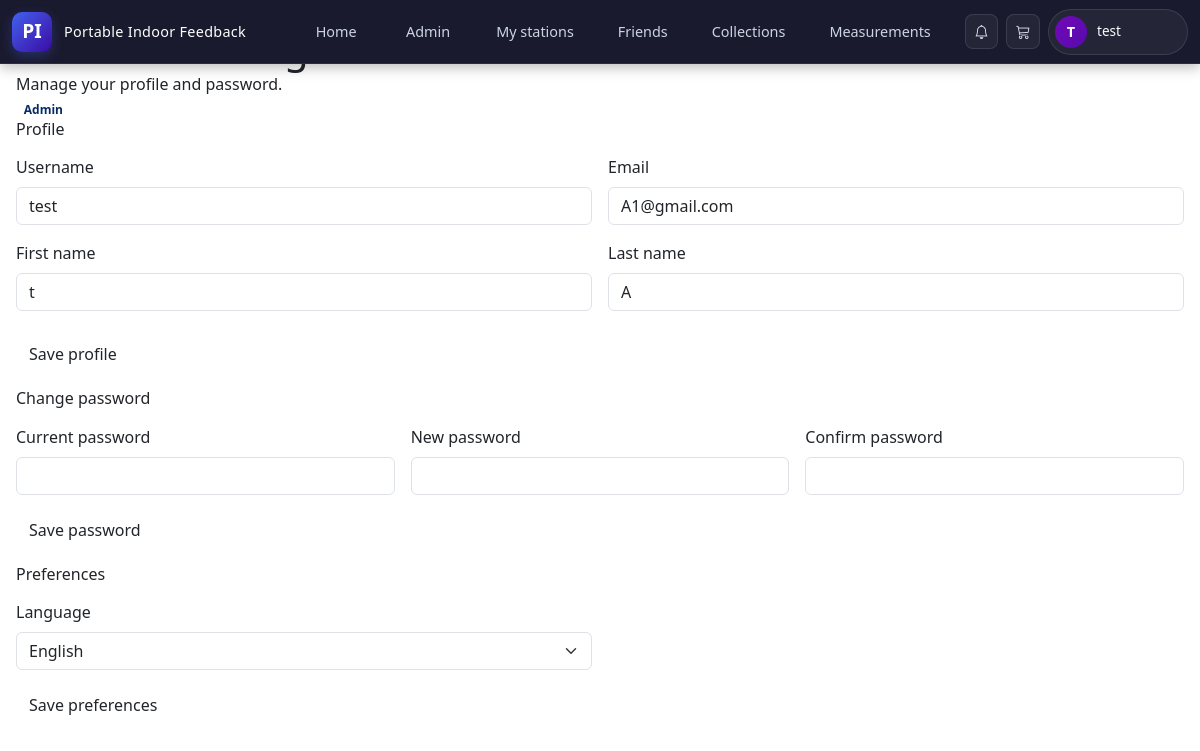
/auth/account.php (signed in), run on the app's committed database.
### tables this page shows
CREATE TABLE `user` (
  `pk_username` varchar(50) NOT NULL,
  `firstName` varchar(50) NOT NULL,
  `lastName` varchar(50) NOT NULL,
  `password` varchar(255) NOT NULL,
  `email` varchar(50) NOT NULL,
  `role` enum('User','Admin') NOT NULL DEFAULT 'User',
  `code` int DEFAULT NULL,
  `status` varchar(20) NOT NULL DEFAULT 'notverified',
  `mustChangePassword` tinyint(1) NOT NULL DEFAULT '0'
);

### auth/account.php (the view, shortened to what this page needs)
<?php
require '../includes/db_connection.php';
$username  = $_SESSION['pk_username'] ?? ($_SESSION['username'] ?? '');
$firstName = $_SESSION['firstName'] ?? ($_SESSION['first_name'] ?? '');
$lastName  = $_SESSION['lastName'] ?? '';
$email     = $_SESSION['email'] ?? '';
$role      = $_SESSION['role'] ?? 'User';
$sqlUser = "SELECT pk_username, firstName, lastName, email, role FROM user WHERE pk_username = ?";
$stmtUser = mysqli_prepare($link, $sqlUser);
if ($stmtUser) {
    mysqli_stmt_bind_param($stmtUser, 's', $username);
    mysqli_stmt_execute($stmtUser);
    $resUser = mysqli_stmt_get_result($stmtUser);
    if ($rowUser = mysqli_fetch_assoc($resUser)) {
        $username  = $rowUser['pk_username'];
        $firstName = $rowUser['firstName'];
        $lastName  = $rowUser['lastName'];
        $email     = $rowUser['email'];
        $role      = $rowUser['role'];
    }
}
?>
<?php include '../includes/header.php'; ?>
<main class="main-shell d-flex justify-content-center">
    <div class="container-xxl px-3 py-4">
        <section class="glass-card mb-3">
            <div class="glass-card-header">
                <div>
                    <h1 class="glass-card-title mb-0">
                    </h1>
                    <p class="glass-card-sub mb-0">
                        <?php echo $lang === 'de'
                            ? 'Verwalte dein Profil und dein Passwort.'
                            : 'Manage your profile and password.'; ?>
                    </p>
                </div>
                <span class="badge bg-gradient-primary-soft text-primary-emphasis">
                    <?php echo htmlspecialchars($role); ?>
                </span>
            </div>
            <div class="glass-card-body">
                <h2 class="h6 mb-3">
                    <?php echo $lang === 'de' ? 'Profil' : 'Profile'; ?>
                </h2>
                <form method="post" action="<?php echo htmlspecialchars(basename($_SERVER['PHP_SELF'])); ?>">
                    <div class="row g-3 mb-3">
                        <div class="col-md-6">
                            <label class="form-label">
                                <?php echo $lang === 'de' ? 'Benutzername' : 'Username'; ?>
                            </label>
                            <input
                                type="text"
                                name="username"
                                class="form-control"
                                value="<?php echo htmlspecialchars($username); ?>"
                                required>
                        </div>
                        <div class="col-md-6">
                            <label class="form-label">
                                <?php echo $lang === 'de' ? 'E-Mail' : 'Email'; ?>
                            </label>
                            <input
                                type="email"
                                name="email"
                                class="form-control"
                                value="<?php echo htmlspecialchars($email); ?>"
                                required>
                        </div>
                    </div>
                    <div class="row g-3 mb-4">
                        <div class="col-md-6">
                            <label class="form-label">
                                <?php echo $lang === 'de' ? 'Vorname' : 'First name'; ?>
                            </label>
                            <input
                                type="text"
                                name="firstName"
                                class="form-control"
                                value="<?php echo htmlspecialchars($firstName); ?>"
                                required>
                        </div>
                        <div class="col-md-6">
                            <label class="form-label">
                                <?php echo $lang === 'de' ? 'Nachname' : 'Last name'; ?>
                            </label>
                            <input
                                type="text"
                                name="lastName"
                                class="form-control"
                                value="<?php echo htmlspecialchars($lastName); ?>"
                                required>
                        </div>
                    </div>
                    <button type="submit" name="save_profile" class="btn btn-primary-soft">
                        <?php echo $lang === 'de' ? 'Profil speichern' : 'Save profile'; ?>
                    </button>
                </form>
            </div>
        </section>
        <section class="glass-card mb-3">
            <div class="glass-card-body">
                <h2 class="h6 mb-3">
                    <?php echo $lang === 'de' ? 'Passwort ändern' : 'Change password'; ?>
                </h2>
                <form method="post" action="<?php echo htmlspecialchars(basename($_SERVER['PHP_SELF'])); ?>">
                    <div class="row g-3 mb-3">
                        <div class="col-md-4">
                            <label class="form-label">
                                <?php echo $lang === 'de' ? 'Aktuelles Passwort' : 'Current password'; ?>
                            </label>
                            <input
                                type="password"
                                name="current_password"
                                class="form-control"
                                required>
                        </div>
                        <div class="col-md-4">
                            <label class="form-label">
                                <?php echo $lang === 'de' ? 'Neues Passwort' : 'New password'; ?>
                            </label>
                            <input
                                type="password"
                                name="new_password"
                                class="form-control"
                                minlength="8"
                                required>
                        </div>
                        <div class="col-md-4">
                            <label class="form-label">
                                <?php echo $lang === 'de' ? 'Passwort bestätigen' : 'Confirm password'; ?>
                            </label>
                            <input
                                type="password"
                                name="confirm_password"
                                class="form-control"
                                minlength="8"
                                required>
                        </div>
                    </div>
                    <button type="submit" name="change_password" class="btn btn-primary-soft">
                        <?php echo $lang === 'de' ? 'Passwort speichern' : 'Save password'; ?>
                    </button>
                </form>
            </div>
        </section>
        <section class="glass-card">
            <div class="glass-card-body">
                <h2 class="h6 mb-3">
                    <?php echo $lang === 'de' ? 'Einstellungen' : 'Preferences'; ?>
                </h2>
                <form method="post" action="<?php echo htmlspecialchars(basename($_SERVER['PHP_SELF'])); ?>">
                    <div class="row g-3 mb-3">
                        <div class="col-md-6">
                            <label class="form-label">
                                <?php echo $lang === 'de' ? 'Sprache' : 'Language'; ?>
                            </label>
                            <select name="lang_pref" class="form-select">
                                <option value="en" <?php echo $lang === 'en' ? 'selected' : ''; ?>>English</option>
                            </select>
                        </div>
                    </div>
                    <button type="submit" name="save_prefs" class="btn btn-primary-soft">
                        <?php echo $lang === 'de' ? 'Einstellungen speichern' : 'Save preferences'; ?>
                    </button>
                </form>
            </div>
        </section>
    </div>
</main>
</body>
</html>

### data on the page
user: role "Admin", username "test", email "A1@gmail.com", firstName "t", lastName "A"

### other printed values
$initials "T"
$displayName "test"
